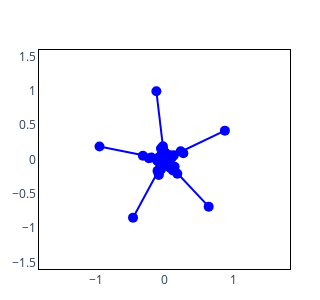
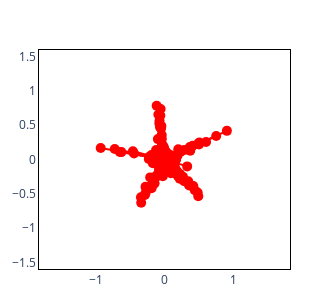

Notebook code cell kept with these figures, in order:
### Code cell
batch, model = main_test(dataset_size=2000)

batch_dimensionalities = model.dimensionality(batch).squeeze()
batch_dimensionalities_str = ", ".join([f"{x:.4f}" for x in batch_dimensionalities.tolist()])
print(f"Dimensionalities of datapoints = [{batch_dimensionalities_str}]")

feat_dimensionalities = model.dimensionality().squeeze()
feat_dimensionalities_top5 = feat_dimensionalities.topk(5).values
feat_dimensionalities_top5_str = ", ".join([f"{x:.4f}" for x in feat_dimensionalities_top5.tolist()])
print(f"Dimensionalities of features (top 5) = [{feat_dimensionalities_top5_str}]")
